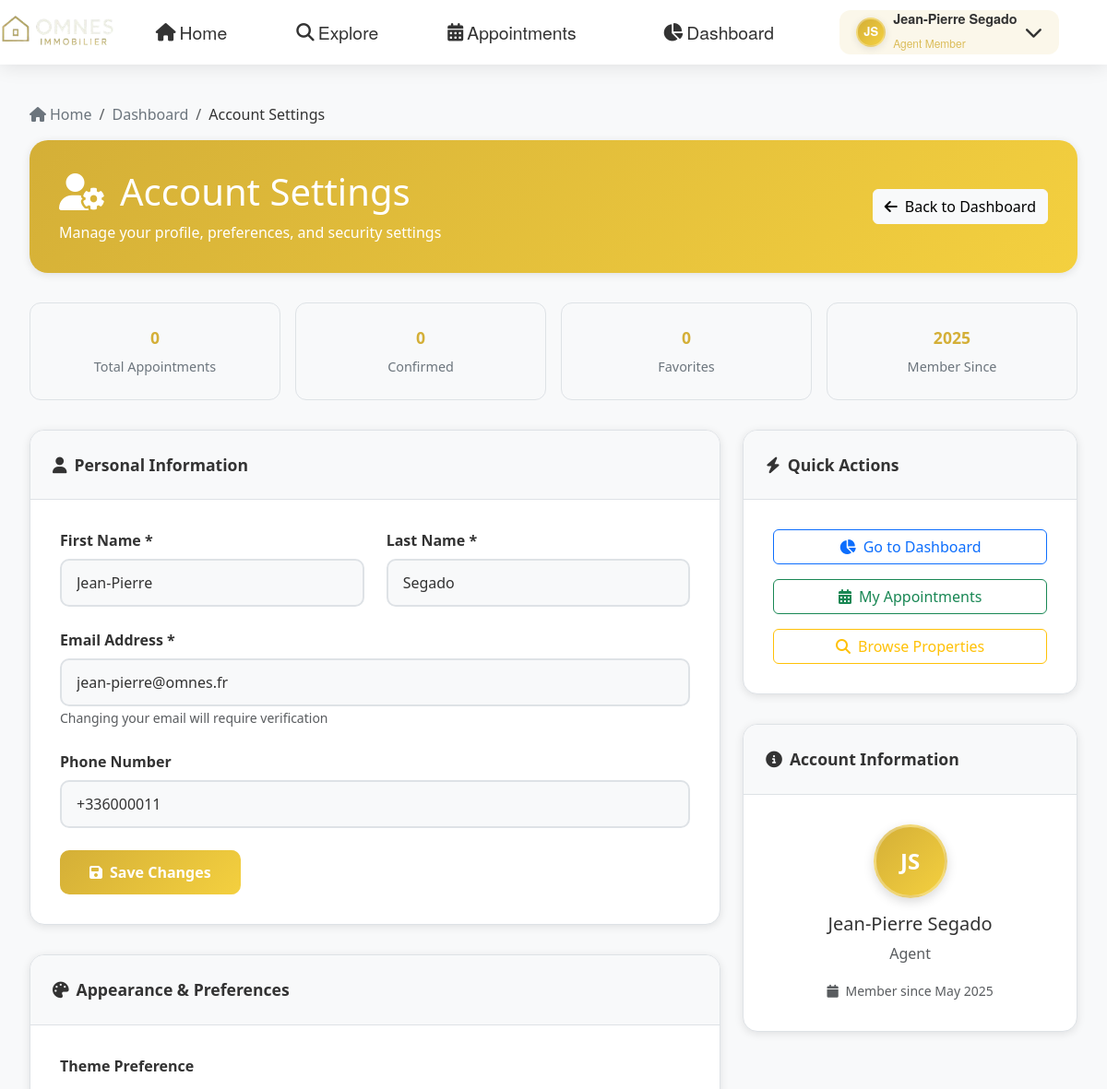
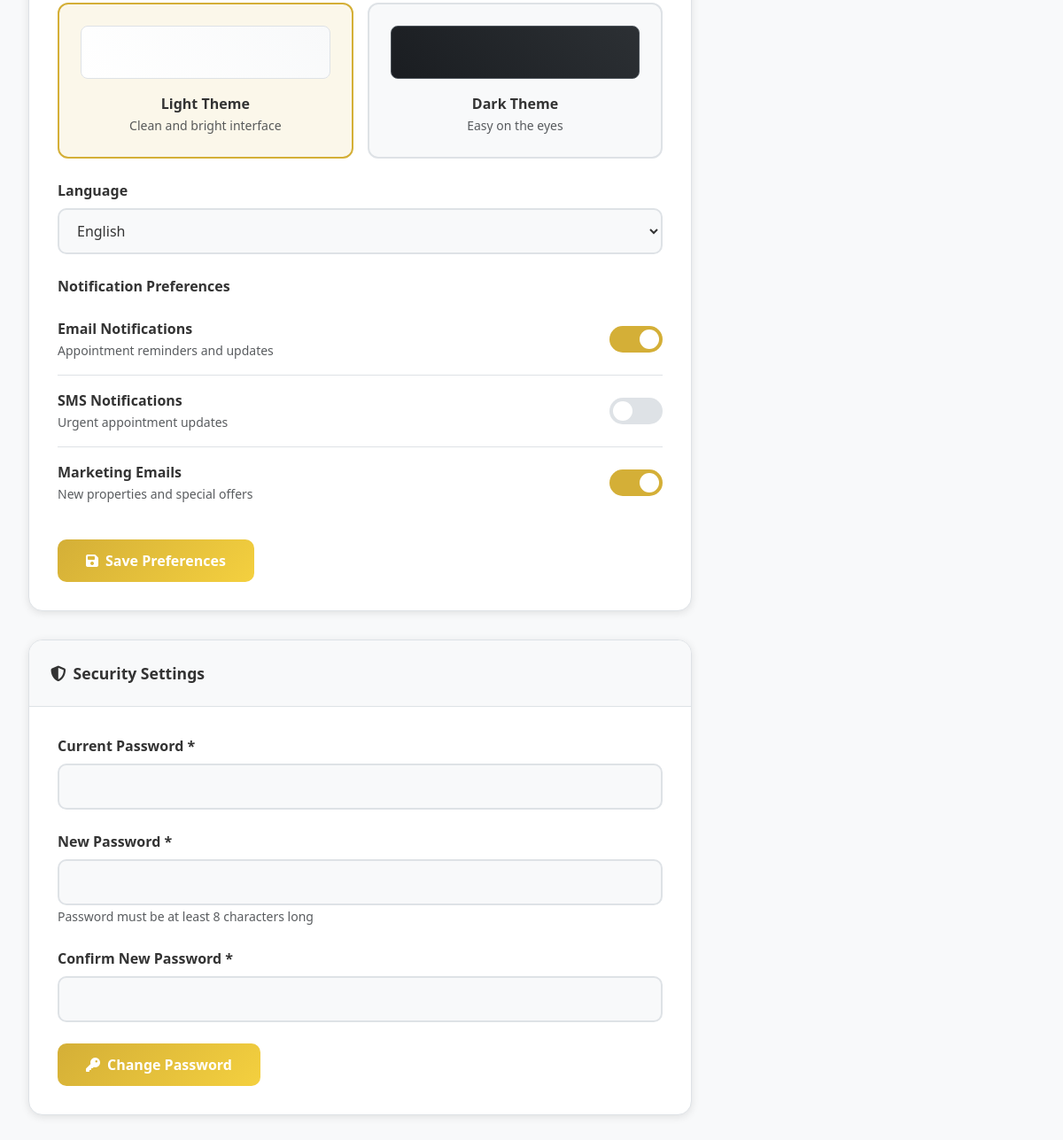
Screenshot of /src/client/account.php (signed in) with the database file from the repository (2 pictures, top to bottom).
### tables this page shows
CREATE TABLE agents(
    user_id INT PRIMARY KEY,
    cv_file_path VARCHAR(255) NOT NULL,
    profile_picture_path VARCHAR(255),
    agency_name VARCHAR(255) NOT NULL,
    agency_address VARCHAR(255) NOT NULL,
    agency_phone VARCHAR(15) NOT NULL,
    agency_email VARCHAR(100) NOT NULL UNIQUE,
    FOREIGN KEY (user_id) REFERENCES users(id) ON DELETE CASCADE
);

CREATE TABLE users (
    id INT AUTO_INCREMENT PRIMARY KEY,
    first_name VARCHAR(50) NOT NULL,
    last_name VARCHAR(50) NOT NULL,
    email VARCHAR(100) NOT NULL UNIQUE,
    password_hash VARCHAR(255) NOT NULL,
    role ENUM('admin', 'client', 'agent') NOT NULL DEFAULT 'client',
    phone VARCHAR(10) NOT NULL,
    created_at TIMESTAMP DEFAULT CURRENT_TIMESTAMP
);

### src/client/account.php (the view, shortened to what this page needs)
<?php
$database = Database::getInstance();
$db = $database->getConnection();
$stats = [
    'total_appointments' => 0,
    'confirmed_appointments' => 0,
    'properties_viewed' => 0,
    'favorites' => 0
];
$query = "SELECT u.*, a.cv_file_path, a.profile_picture_path, a.agency_name
          FROM users u
          LEFT JOIN agents a ON u.id = a.user_id
          WHERE u.id = :user_id";
$stmt = $db->prepare($query);
$stmt->bindParam(':user_id', $_SESSION['user_id']);
$stmt->execute();
$user = $stmt->fetch(PDO::FETCH_ASSOC);
$user_prefs = [
    'theme' => $_SESSION['user_theme'] ?? 'light',
    'language' => $_SESSION['user_language'] ?? 'en',
    'notifications_email' => $_SESSION['notifications_email'] ?? true,
    'notifications_sms' => $_SESSION['notifications_sms'] ?? false,
    'marketing_emails' => $_SESSION['marketing_emails'] ?? true
];
?>
<!DOCTYPE html>
<html lang="en" data-theme="<?= htmlspecialchars($user_prefs['theme']) ?>">
<head>
    <link href="https://cdnjs.cloudflare.com/ajax/libs/bootstrap/5.3.0/css/bootstrap.min.css" rel="stylesheet">
    <link href="https://cdnjs.cloudflare.com/ajax/libs/font-awesome/6.4.0/css/all.min.css" rel="stylesheet">
</head>
<body data-user-logged-in="true">
    <?php include '../includes/navigation.php'; ?>
    <div class="settings-container">
        <nav aria-label="breadcrumb">
            <ol class="breadcrumb breadcrumb-custom">
                <li class="breadcrumb-item"><a href="../pages/home.php"><i class="fas fa-home me-1"></i>Home</a></li>
                <li class="breadcrumb-item"><a href="dashboard.php">Dashboard</a></li>
                <li class="breadcrumb-item active">Account Settings</li>
            </ol>
        </nav>
        <div class="settings-header">
            <div class="row align-items-center">
                <div class="col-md-8">
                    <h1 class="mb-2"><i class="fas fa-user-cog me-3"></i>Account Settings</h1>
                    <p class="mb-0 opacity-90">Manage your profile, preferences, and security settings</p>
                </div>
                <div class="col-md-4 text-end">
                    <a href="dashboard.php" class="btn btn-light">
                        <i class="fas fa-arrow-left me-2"></i>Back to Dashboard
                    </a>
                </div>
            </div>
        </div>
        <div class="stats-grid">
            <div class="stat-card">
                <div class="stat-number"><?= htmlspecialchars($stats['total_appointments']) ?></div>
                <div class="stat-label">Total Appointments</div>
            </div>
            <div class="stat-card">
                <div class="stat-number"><?= htmlspecialchars($stats['confirmed_appointments']) ?></div>
                <div class="stat-label">Confirmed</div>
            </div>
            <div class="stat-card">
                <div class="stat-number"><?= htmlspecialchars($stats['favorites']) ?></div>
                <div class="stat-label">Favorites</div>
            </div>
            <div class="stat-card">
                <div class="stat-number"><?= date('Y', strtotime($user['created_at'] ?? '2023-01-01')) ?></div>
                <div class="stat-label">Member Since</div>
            </div>
        </div>
        <div class="row">
            <div class="col-lg-8">
                <div class="settings-card">
                    <div class="card-header-custom">
                        <i class="fas fa-user me-2"></i>Personal Information
                    </div>
                    <div class="card-body-custom">
                        <form method="POST" action="">
                            <div class="row">
                                <div class="col-md-6">
                                    <div class="form-group-custom">
                                        <label class="form-label-custom" for="first_name">First Name *</label>
                                        <input type="text" class="form-control-custom" id="first_name" name="first_name"
                                               value="<?= htmlspecialchars($user['first_name'] ?? '') ?>" required>
                                    </div>
                                </div>
                                <div class="col-md-6">
                                    <div class="form-group-custom">
                                        <label class="form-label-custom" for="last_name">Last Name *</label>
                                        <input type="text" class="form-control-custom" id="last_name" name="last_name"
                                               value="<?= htmlspecialchars($user['last_name'] ?? '') ?>" required>
                                    </div>
                                </div>
                            </div>
                            <div class="form-group-custom">
                                <label class="form-label-custom" for="email">Email Address *</label>
                                <input type="email" class="form-control-custom" id="email" name="email"
                                       value="<?= htmlspecialchars($user['email'] ?? '') ?>" required>
                                <small class="text-muted">Changing your email will require verification</small>
                            </div>
                            <div class="form-group-custom">
                                <label class="form-label-custom" for="phone">Phone Number</label>
                                <input type="tel" class="form-control-custom" id="phone" name="phone"
                                       value="<?= htmlspecialchars($user['phone'] ?? '') ?>">
                            </div>
                            <button type="submit" class="btn-luxury">
                                <i class="fas fa-save me-2"></i>Save Changes
                            </button>
                        </form>
                    </div>
                </div>
                <div class="settings-card">
                    <div class="card-header-custom">
                        <i class="fas fa-palette me-2"></i>Appearance & Preferences
                    </div>
                    <div class="card-body-custom">
                        <form method="POST" action="" id="preferencesForm">
                            <div class="form-group-custom">
                                <label class="form-label-custom">Theme Preference</label>
                                <div class="theme-selector">
                                    <div class="theme-option <?= $user_prefs['theme'] === 'light' ? 'active' : '' ?>"
                                         onclick="selectTheme('light')">
                                        <div class="theme-preview light"></div>
                                        <div class="fw-semibold">Light Theme</div>
                                        <small class="text-muted">Clean and bright interface</small>
                                    </div>
                                    <div class="theme-option <?= $user_prefs['theme'] === 'dark' ? 'active' : '' ?>"
                                         onclick="selectTheme('dark')">
                                        <div class="theme-preview dark"></div>
                                        <div class="fw-semibold">Dark Theme</div>
                                        <small class="text-muted">Easy on the eyes</small>
                                    </div>
                                </div>
                            </div>
                            <div class="form-group-custom">
                                <label class="form-label-custom" for="language">Language</label>
                                <select class="form-control-custom" id="language" name="language">
                                    <option value="en" <?= $user_prefs['language'] === 'en' ? 'selected' : '' ?>>English</option>
                                </select>
                            </div>
                            <div class="form-group-custom">
                                <label class="form-label-custom">Notification Preferences</label>
                                <div class="switch-container">
                                    <div>
                                        <div class="fw-semibold">Email Notifications</div>
                                        <small class="text-muted">Appointment reminders and updates</small>
                                    </div>
                                    <label class="switch">
                                        <span class="slider"></span>
                                    </label>
                                </div>
                                <div class="switch-container">
                                    <div>
                                        <div class="fw-semibold">SMS Notifications</div>
                                        <small class="text-muted">Urgent appointment updates</small>
                                    </div>
                                    <label class="switch">
                                        <span class="slider"></span>
                                    </label>
                                </div>
                                <div class="switch-container">
                                    <div>
                                        <div class="fw-semibold">Marketing Emails</div>
                                        <small class="text-muted">New properties and special offers</small>
                                    </div>
                                    <label class="switch">
                                        <span class="slider"></span>
                                    </label>
                                </div>
                            </div>
                            <button type="submit" class="btn-luxury">
                                <i class="fas fa-save me-2"></i>Save Preferences
                            </button>
                        </form>
                    </div>
                </div>
                <div class="settings-card">
                    <div class="card-header-custom">
                        <i class="fas fa-shield-alt me-2"></i>Security Settings
                    </div>
                    <div class="card-body-custom">
                        <form method="POST" action="" id="passwordForm">
                            <div class="form-group-custom">
                                <label class="form-label-custom" for="current_password">Current Password *</label>
                                <input type="password" class="form-control-custom" id="current_password" name="current_password" required>
                            </div>
                            <div class="form-group-custom">
                                <label class="form-label-custom" for="new_password">New Password *</label>
                                <input type="password" class="form-control-custom" id="new_password" name="new_password" required>
                                <small class="text-muted">Password must be at least 8 characters long</small>
                            </div>
                            <div class="form-group-custom">
                                <label class="form-label-custom" for="confirm_password">Confirm New Password *</label>
                                <input type="password" class="form-control-custom" id="confirm_password" name="confirm_password" required>
                            </div>
                            <button type="submit" class="btn-luxury">
                                <i class="fas fa-key me-2"></i>Change Password
                            </button>
                        </form>
                    </div>
                </div>
            </div>
            <div class="col-lg-4">
                <div class="settings-card">
                    <div class="card-header-custom">
                        <i class="fas fa-bolt me-2"></i>Quick Actions
                    </div>
                    <div class="card-body-custom">
                        <div class="d-grid gap-3">
                            <a href="dashboard.php" class="btn btn-outline-primary">
                                <i class="fas fa-chart-pie me-2"></i>Go to Dashboard
                            </a>
                            <a href="dashboard.php?section=appointments" class="btn btn-outline-success">
                                <i class="fas fa-calendar-alt me-2"></i>My Appointments
                            </a>
                            <a href="../pages/explore.php" class="btn btn-outline-warning">
                                <i class="fas fa-search me-2"></i>Browse Properties
                            </a>
                        </div>
                    </div>
                </div>
                <div class="settings-card">
                    <div class="card-header-custom">
                        <i class="fas fa-info-circle me-2"></i>Account Information
                    </div>
                    <div class="card-body-custom">
                        <div class="text-center mb-3">
                            <div class="user-avatar-large mx-auto mb-3" style="width: 80px; height: 80px; background: linear-gradient(135deg, #d4af37 0%, #f4d03f 100%); border-radius: 50%; display: flex; align-items: center; justify-content: center; color: white; font-weight: 700; font-size: 1.5rem;">
                                <?= strtoupper(substr($user['first_name'] ?? 'U', 0, 1) . substr($user['last_name'] ?? 'U', 0, 1)) ?>
                            </div>
                            <h5><?= htmlspecialchars(($user['first_name'] ?? '') . ' ' . ($user['last_name'] ?? '')) ?></h5>
                            <p class="text-muted"><?= ucfirst($user['role'] ?? 'Member') ?></p>
                        </div>
                        <div class="text-center">
                            <small class="text-muted">
                                <i class="fas fa-calendar me-1"></i>
                                Member since <?= date('F Y', strtotime($user['created_at'] ?? '2023-01-01')) ?>
                            </small>
                        </div>
                    </div>
                </div>
            </div>
        </div>
    </div>
</body>
</html>

### rows the page displays
agents: user_id.created_at "2025", first_name "Jean-Pierre", last_name "Segado", email "jean-pierre@omnes.fr", phone "+336000011", user_id.last_name "JS", user_id.last_name "Jean-Pierre Segado", user_id.role "Agent", user_id.created_at "May 2025"

### other values shown
substr($userFirstName, 0, 1) . substr($userLastName, 0, 1) "JS"
$userFirstName . ' ' . $userLastName "Jean-Pierre Segado"
$userRole "Agent"
$stats['total_appointments'] "0"
$stats['confirmed_appointments'] "0"
$stats['favorites'] "0"
